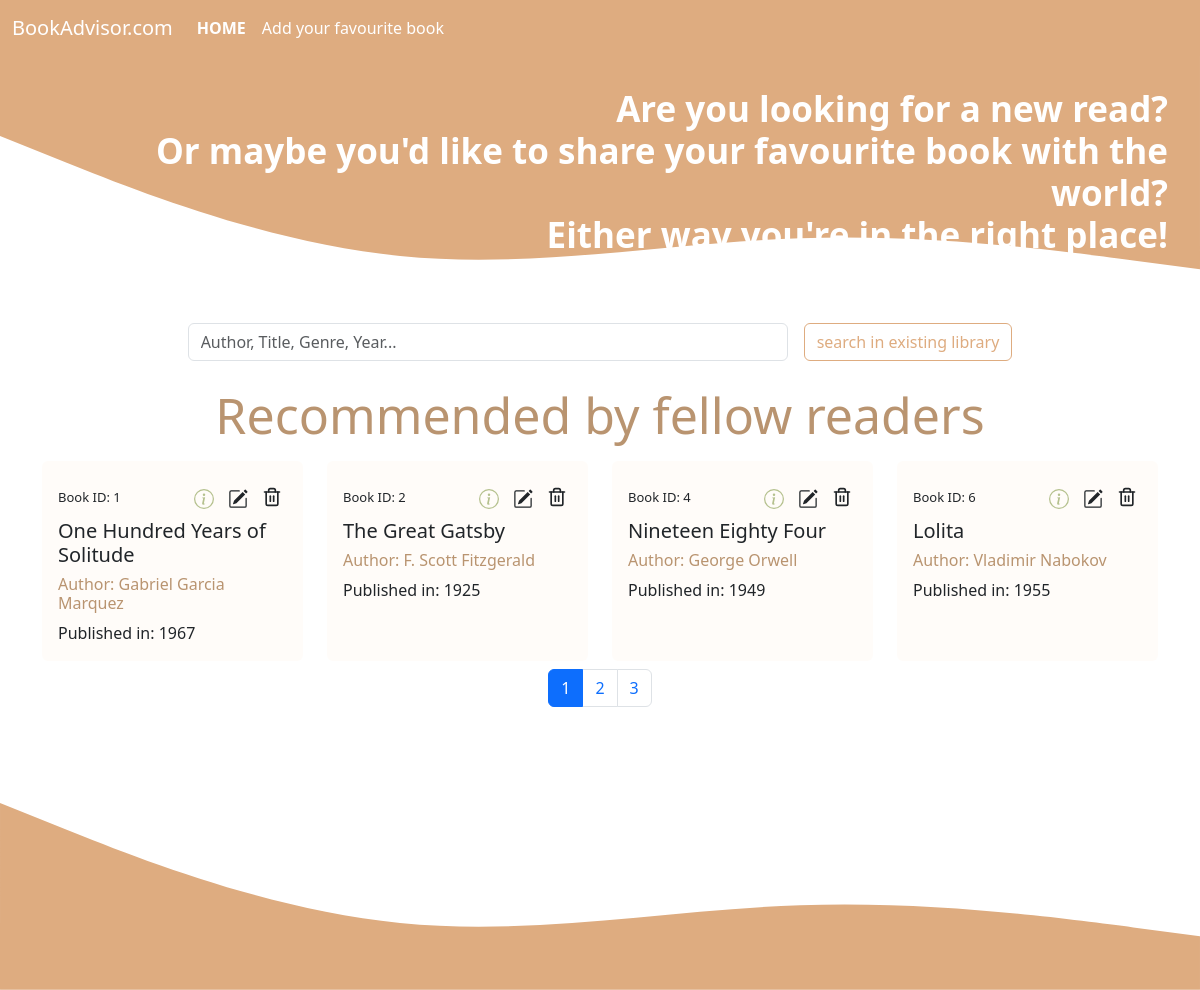
The page / on the database its author committed.
### tables this page shows
CREATE TABLE `libri` (
  `id` int(11) NOT NULL,
  `titolo` varchar(50) NOT NULL,
  `autore` varchar(30) NOT NULL,
  `anno_pubblicazione` int(11) NOT NULL,
  `genere` varchar(20) NOT NULL,
  `copertina` varchar(400) NOT NULL
);

### index.php (the view, shortened to what this page needs)
<?php
include __DIR__ . '/includes/db.php';
$totalLibriStmt = $pdo->query('SELECT COUNT(*) FROM libri');
$totalLibri = $totalLibriStmt->fetchColumn();
$libriPerPage = 4;
$totalPages = ceil($totalLibri / $libriPerPage);
$current_page = isset($_GET['page']) ? intval($_GET['page']) : 1;
$offset = ($current_page - 1) * $libriPerPage;
if (isset($_GET['search'])) {
    $search = $_GET['search'];
    $stmt = $pdo->prepare("SELECT * FROM libri WHERE titolo LIKE ? LIMIT ?, ?");
    $stmt->execute(["%$search%", $offset, $libriPerPage]);
} else {
    $stmt = $pdo->prepare("SELECT * FROM libri LIMIT ?, ?");
    $stmt->execute([$offset, $libriPerPage]);
}
include __DIR__ . '/includes/init.php'; ?>
<div class="headerTop w-100">
Are you looking for a new read?<br>
Or maybe you'd like to share your favourite book with the world? <br>
Either way you're in the right place!
</div>
<svg xmlns="http://www.w3.org/2000/svg" viewBox="0 0 1440 320"><path fill="#DEAC80" fill-opacity="1" d="M0,96L80,128C160,160,320,224,480,240C640,256,800,224,960,218.7C1120,213,1280,235,1360,245.3L1440,256L1440,0L1360,0C1280,0,1120,0,960,0C800,0,640,0,480,0C320,0,160,0,80,0L0,0Z"></path></svg>    <form class="d-flex justify-content-center">
        <div class="w-50">
            <input type="text" name="search" class="form-control" placeholder="Author, Title, Genre, Year...">
        </div>
        <div>
            <button type="submit" class="btn searchBTN">search in existing library</button>
        </div>
    </form>
    <h2 class="text-center mt-4">Recommended by fellow readers</h2>
    <div class="container">
        <div class="row">
             <?php foreach ($stmt as $line) {?>
             <div class="my-2 col-lg-3">
                <div class="card h-100">
                 <div class="card-body">
                 <div class="d-flex justify-content-between align-items-center">
                 <p class="mb-0" style="font-size: small;">Book ID: <?="$line[id]"?></p>
                 <div>
                     <a href="/PHP-Library/details.php?id=<?= $line['id'] ?>" class="btn detailsBTN px-1"></a>
                     <a href="/PHP-Library/edit.php?id=<?= $line['id'] ?>" class="btn editBTN px-1"></a>
                    <a href="/PHP-Library/delete.php?id=<?= $line['id'] ?>" class="btn deleteBTN px-1 mb-1"></a>
                 </div>
                </div>
                 <h5 class="card-title"><?="$line[titolo]"?></h5>
                 <h6>Author: <?="$line[autore]"?></h6>
                 <p class="m-0">Published in: <?="$line[anno_pubblicazione]"?></p>
             </div>
             </div>
             </div>
             <?php }?>
         </div>
    </div>
<nav>
    <ul class="pagination justify-content-center">
        <?php for ($i = 1; $i <= $totalPages; $i++) {?>
            <li class="page-item <?= $i === $current_page ? 'active' : '' ?>">
                <a class="page-link" href="?page=<?= $i ?><?= isset($_GET['search']) ? '&search=' . $_GET['search'] : '' ?>"><?= $i ?></a>
            </li>
        <?php }?>
    </ul>
</nav>
</div>
<?php
include __DIR__ . '/includes/end.php';

### includes/init.php (shortened to what this page needs)
<!DOCTYPE html>
<html lang="en">
<head>
    <link href="https://cdn.jsdelivr.net/npm/bootstrap@5.3.3/dist/css/bootstrap.min.css" rel="stylesheet">
<link rel="stylesheet" href = "style.css">
  </head>
<body>
  <nav class="navbar navbar-expand-lg">
    <div class="container-fluid">
    <a class="navbar-brand text-white" href="#">BookAdvisor.com</a>
    <div class="collapse navbar-collapse ms-auto" id="navbarSupportedContent">
      <ul class="navbar-nav me-auto mb-2 mb-lg-0">
        <li class="nav-item">
          <a class="nav-link active text-white fw-bold" aria-current="page" href="http://localhost/PHP-Library/">HOME</a>
        </li>
        <li class="nav-item">
          <a class="nav-link text-white" href="/PHP-Library/add.php">Add your favourite book</a>
        </li>
       </ul>
      </div>
    </div>
  </nav>
    <div>

### includes/end.php (shortened to what this page needs)
<footer>
</footer>
</body>
</html>

### style.css (style rules this page uses)
.card { background-color: rgba(250, 235, 215, 0.146); border: none; }

### includes/init.php (style rules this page uses)
.navbar { background-color: #DEAC80; }
.headerTop { display: flex; justify-content: end; padding-inline: 2rem; padding-top: 2rem; margin: 0; color: white; text-align: end; font-weight: bold; font-size: 35px; line-height: 1.2; position: absolute; }
.searchBTN { border: 1px solid #DEAC80; color: #DEAC80; margin-inline-start: 1rem; }
.detailsBTN { color: #B5C18E; }
h2 { color: #B99470; font-size: 50px; }
h1, h2, h3, h4, h5, h6, .h1, .h2, .h3, .h4, .h5, .h6 { color: #B99470; }

### rows shown on the page
libri: id "1", titolo "One Hundred Years of Solitude", autore "Gabriel Garcia Marquez", anno_pubblicazione "1967"
libri: id "2", titolo "The Great Gatsby", autore "F. Scott Fitzgerald", anno_pubblicazione "1925"
libri: id "4", titolo "Nineteen Eighty Four", autore "George Orwell", anno_pubblicazione "1949"
libri: id "6", titolo "Lolita", autore "Vladimir Nabokov", anno_pubblicazione "1955"
